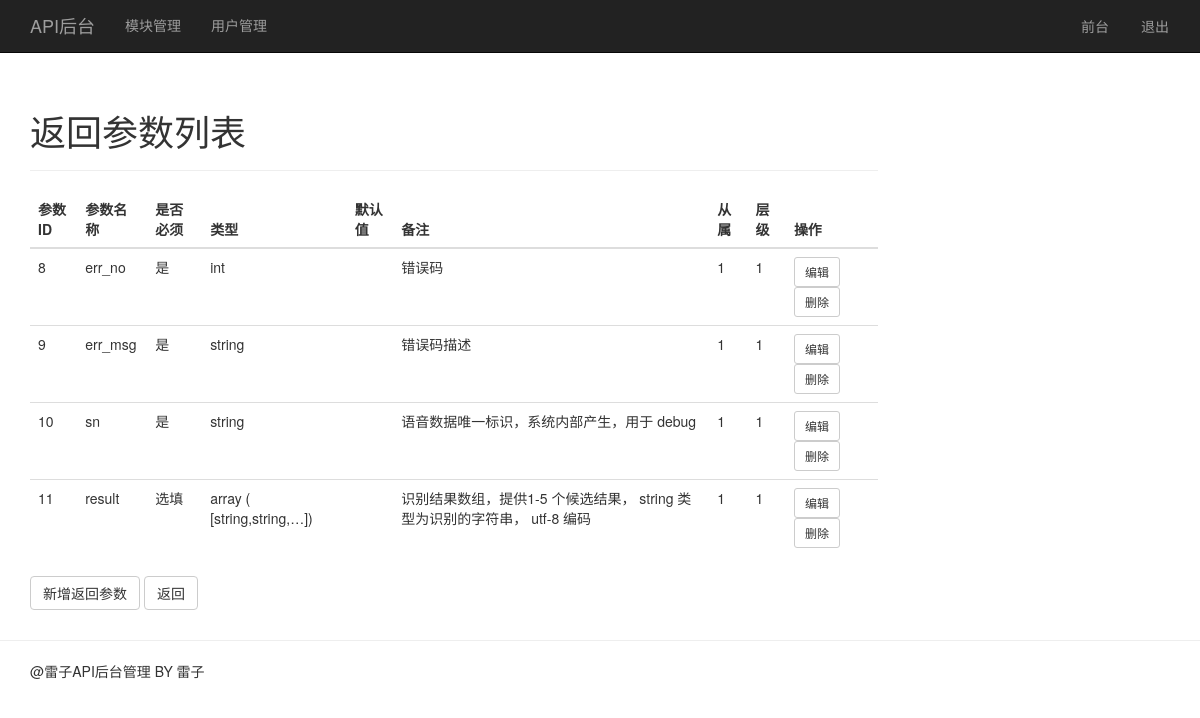
Screenshot of /parameter_response/1&1 (signed in) with the database file from the repository.
### app/models.py (models this page shows)
class Parameter(db.Model):
    __tablename__ ='Parameter'
    parameter_id = db.Column(db.Integer, primary_key=True, autoincrement=True)
    interface_id = db.Column(db.Integer, db.ForeignKey("interface.interface_id"))
    parameter_type = db.Column(db.String(64))
    parameter_group_id = db.Column(db.Integer)
    parameter_name = db.Column(db.String(64))
    necessary = db.Column(db.String(64))
    type = db.Column(db.String(64))
    default = db.Column(db.String(64))
    remark = db.Column(db.String(64))
    level = db.Column(db.String(64))

### app/views.py (the view)
@app.route("/parameter_response/<model_id>&<interface_id>", methods=["GET", "POST"])
def parameter_response(model_id, interface_id):
    if not session.get("logged_in"):
        return redirect(url_for("login"))
    parameter_response_all = Parameter.query.filter_by(interface_id=interface_id, parameter_type=20).all()
    parameter_response_forms = []
    for i in range(len(parameter_response_all)):
        parameter_response_form = {"parameter_id": parameter_response_all[i].parameter_id,
                                   "parameter_name": parameter_response_all[i].parameter_name,
                                   "necessary": parameter_response_all[i].necessary,
                                   "type": parameter_response_all[i].type,
                                   "default": parameter_response_all[i].default,
                                   "remark": parameter_response_all[i].remark,
                                   "parameter_group_id": parameter_response_all[i].parameter_group_id,
                                   "level": parameter_response_all[i].level}
        parameter_response_forms.append(parameter_response_form)
    return render_template("parameter_response.html",
                           model_id=model_id,
                           interface_id=interface_id,
                           parameter_response_forms=parameter_response_forms)

### app/templates/parameter_response.html
{% extends "back.html" %}
{% block hello %}
<div class="page-header">
	<h1>返回参数列表</h1>
</div>
<table class="table table-hover">
	<thead>
		<tr>
			<th id="parameter_id">参数ID</th>
			<th id="parameter_name">参数名称</th>
			<th id="necessary">是否必须</th>
			<th id="type">类型</th>
			<th id="default">默认值</th>
			<th id="remark">备注</th>
			<th id="parameter_group_id">从属</th>
			<th id="level">层级</th>
			<th id="operation">操作</th>
		</tr>
	</thead>
	<tbody>
		{% for parameter_response_form in parameter_response_forms %}
		<tr>
			<td id="parameter_id">{{ parameter_response_form.parameter_id }}</td>
			<td id="parameter_name">{{ parameter_response_form.parameter_name }}</td>
			<td id="necessary">{{ parameter_response_form.necessary }}</td>
			<td id="type">{{ parameter_response_form.type }}</td>
			<td id="default">{{ parameter_response_form.default }}</td>
			<td id="remark">{{ parameter_response_form.remark }}</td>
			<td id="parameter_group_id">{{ parameter_response_form.parameter_group_id }}</td>
			<td id="level">{{ parameter_response_form.level }}</td>
			<td id="operation">
				<a class="btn btn-sm btn-default" href="/editparameter_response/{{ model_id }}&{{ interface_id }}&{{ parameter_response_form.parameter_id }}" role="button">编辑</a>
				<a class="btn btn-sm btn-default" href="/deleteparameter_response/{{ model_id }}&{{ interface_id }}&{{ parameter_response_form.parameter_id }}" role="button">删除</a>
			</td>
		</tr>
		{% endfor %}
	</tbody>
</table>
<p>
	<a class="btn btn-default" href="/addparameter_response/{{ model_id }}&{{ interface_id }}" role="button">新增返回参数</a>
	<a class="btn btn-default" href="/interface/{{ model_id }}" role="button">返回</a>
</p>
{% endblock %}

### rows the page displays
Parameter: parameter_id "8", parameter_name "err_no", necessary "是", type "int", remark "错误码", parameter_group_id "1", level "1"
Parameter: parameter_id "9", parameter_name "err_msg", necessary "是", type "string", remark "错误码描述", parameter_group_id "1", level "1"
Parameter: parameter_id "10", parameter_name "sn", necessary "是", type "string", remark "语音数据唯一标识，系统内部产生，用于 debug", parameter_group_id "1", level "1"
Parameter: parameter_id "11", parameter_name "result", necessary "选填", type "array ( [string,string,…])", remark "识别结果数组，提供1-5 个候选结果， string 类型为识别的字符串， utf-8 编码", parameter_group_id "1", level "1"
